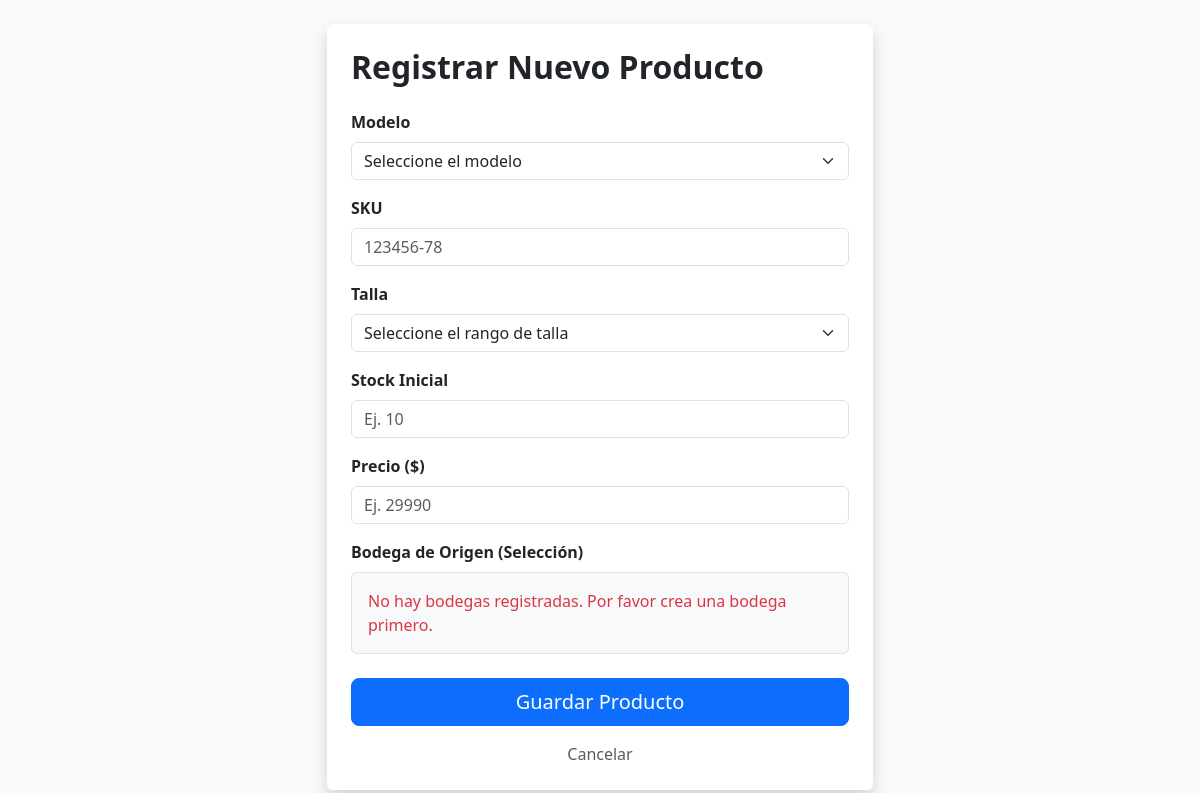
Page /productos/crear/ on the earlier database version.
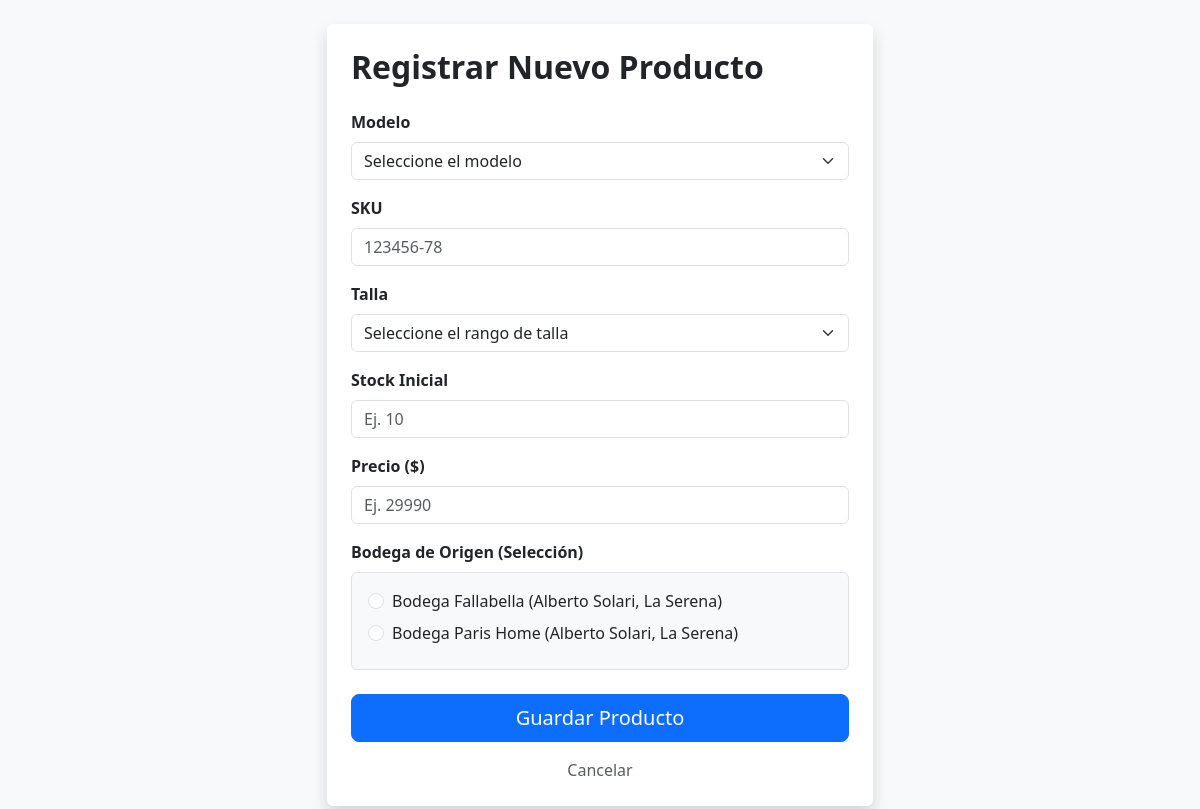
Same page on the later database version.
### stock/models.py (models this page shows, shortened)
class Bodega(models.Model):
    nombre = models.CharField(max_length=100, unique=True)
    ubicacion = models.CharField(max_length=200, blank=True, null=True)

### stock/views.py (the view, shortened to what this page needs)
# urls.py: path('productos/crear/', views.crear_producto, name='crear_producto'),
def crear_producto(request):
    from stock.models import Bodega, Producto
    bodegas = Bodega.objects.all()
    return render(request, 'stock/form_producto.html', {'bodegas': bodegas})

### stock/templates/stock/form_producto.html (shortened to what this page needs)
{% extends 'stock/base.html' %}
{% block content %}
<div class="row justify-content-center mt-4">
    <div class="col-md-6">
        <div class="card shadow border-0 p-4">
            <h2 class="fw-bold mb-4 text-dark">Registrar Nuevo Producto</h2>
            <form method="post">
                <div class="mb-3">
                    <label class="form-label fw-semibold">Modelo</label>
                    <select name="nombre" class="form-select" required>
                        <option value="" selected disabled>Seleccione el modelo</option>
                    </select>
                </div>
                <div class="mb-3">
                    <label class="form-label fw-semibold">SKU</label>
                    <input type="text" name="sku" class="form-control" placeholder="Ej. ZAP-001" required>
                </div>
                <div class="mb-3">
                    <label class="form-label fw-semibold">Talla</label>
                    <select name="talla" class="form-select" required>
                        <option value="" selected disabled>Seleccione el rango de talla</option>
                    </select>
                </div>
                <div class="mb-3">
                    <label class="form-label fw-semibold">Stock Inicial</label>
                    <input type="number" name="stock" class="form-control" min="0" placeholder="Ej. 10" required>
                </div>
                <div class="mb-3">
                    <label class="form-label fw-semibold">Precio ($)</label>
                    <input type="number" step="0.01" name="precio" class="form-control" placeholder="Ej. 29990" required>
                </div>
                <div class="mb-4">
                    <label class="form-label fw-semibold d-block">Bodega de Origen (Selección)</label>
                    <div class="p-3 border rounded bg-light">
                        {% for bodega in bodegas %}
                        <div class="form-check mb-2">
                            <input class="form-check-input" type="radio" name="bodega" id="bodega_{{ bodega.id }}" value="{{ bodega.id }}" {% if forloop.first %}required{% endif %}>
                            <label class="form-check-label fw-medium" for="bodega_{{ bodega.id }}">
                                {{ bodega.nombre }} {% if bodega.ubicacion %}({{ bodega.ubicacion }}){% endif %}
                            </label>
                        </div>
                        {% empty %}
                        <p class="text-danger mb-0">No hay bodegas registradas. Por favor crea una bodega primero.</p>
                        {% endfor %}
                    </div>
                </div>
                <div class="d-grid gap-2 mb-3">
                    <button type="submit" class="btn btn-primary btn-lg">Guardar Producto</button>
                </div>
                <div class="text-center">
                    <a href="{% url 'lista_productos' %}" class="text-decoration-none text-muted">Cancelar</a>
                </div>
            </form>
        </div>
    </div>
</div>
{% endblock %}

Differences in the rows shown:
added Bodega: bodega "☐ Bodega Fallabella (Alberto Sol", nombre "Bodega Fallabella", ubicacion "Alberto Solari, La Serena"
added Bodega: bodega "☐ Bodega Paris Home (Alberto Sol", nombre "Bodega Paris Home", ubicacion "Alberto Solari, La Serena"
Other differences:
text no longer shown: "No hay bodegas registradas. Por favor crea una bodega primero."
